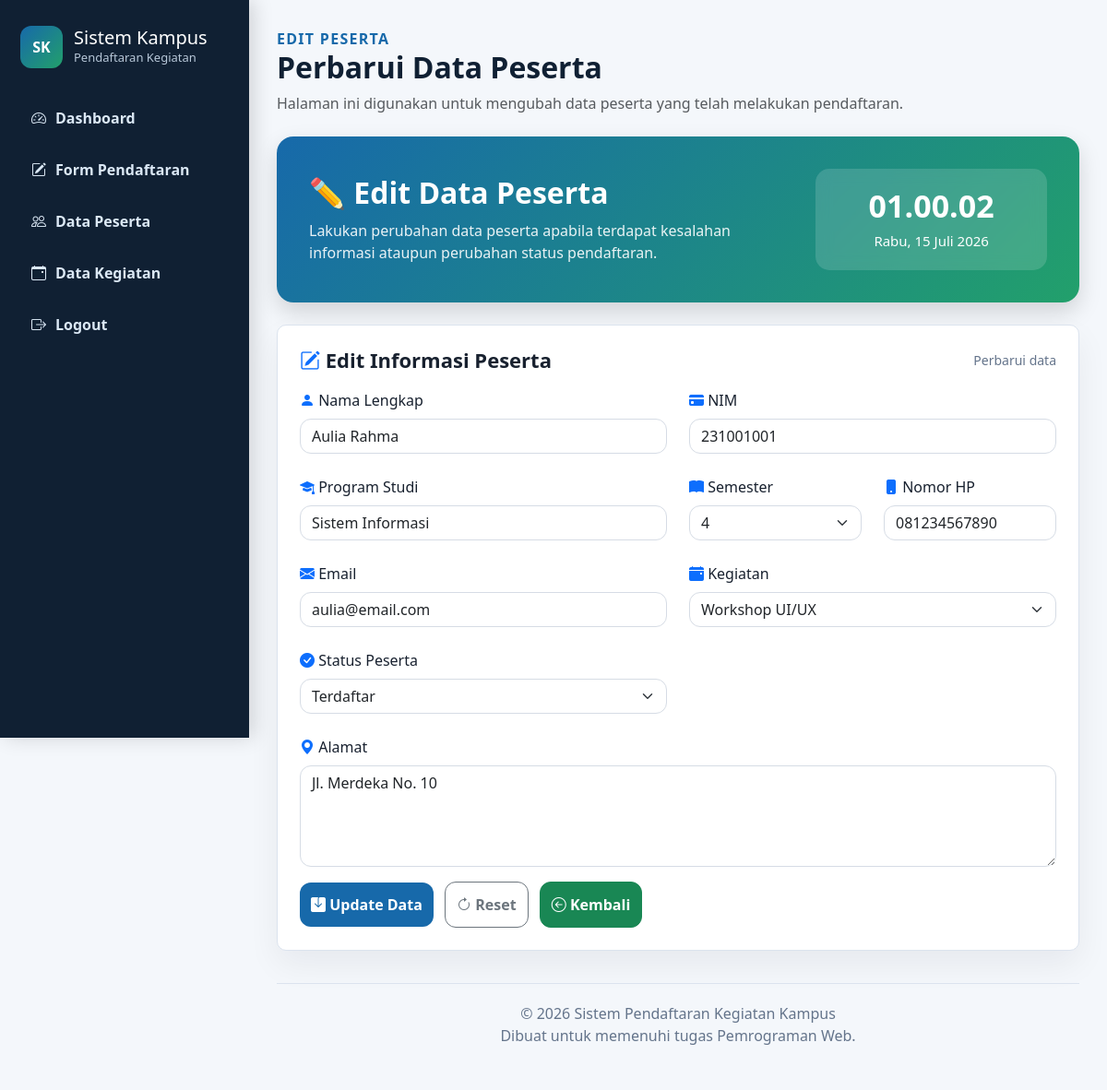
/edit_data.php?id=1 (signed in), run on the app's committed database.
### tables this page shows
CREATE TABLE `peserta` (
  `id_peserta` int(11) NOT NULL,
  `id_kegiatan` int(11) NOT NULL,
  `nim` varchar(20) NOT NULL,
  `nama_lengkap` varchar(100) NOT NULL,
  `program_studi` varchar(100) NOT NULL,
  `semester` tinyint(4) NOT NULL,
  `no_hp` varchar(20) DEFAULT NULL,
  `email` varchar(100) DEFAULT NULL,
  `alamat` text DEFAULT NULL,
  `status_pendaftaran` enum('terdaftar','hadir','batal') NOT NULL DEFAULT 'terdaftar',
  `tanggal_daftar` timestamp NOT NULL DEFAULT current_timestamp(),
  `catatan` text DEFAULT NULL
);

CREATE TABLE `kegiatan` (
  `id_kegiatan` int(11) NOT NULL,
  `kode_kegiatan` varchar(20) NOT NULL,
  `nama_kegiatan` varchar(150) NOT NULL,
  `kategori` enum('Seminar','Workshop','Lomba','Pelatihan','Lainnya') NOT NULL,
  `tanggal` date NOT NULL,
  `waktu_mulai` time NOT NULL,
  `waktu_selesai` time DEFAULT NULL,
  `lokasi` varchar(150) NOT NULL,
  `kuota` int(11) NOT NULL,
  `deskripsi` text DEFAULT NULL,
  `status` enum('dibuka','ditutup','selesai') NOT NULL DEFAULT 'dibuka',
  `created_by` int(11) DEFAULT NULL,
  `created_at` timestamp NOT NULL DEFAULT current_timestamp(),
  `updated_at` timestamp NOT NULL DEFAULT current_timestamp() ON UPDATE current_timestamp()
);

### edit_data.php (the view, shortened to what this page needs)
<?php
include "koneksi.php";
if (isset($_GET['id'])) {
    $id_peserta = $_GET['id'];
} else {
    $query_cek = mysqli_query($koneksi, "SELECT id_peserta FROM peserta LIMIT 1");
    $data_cek = mysqli_fetch_assoc($query_cek);
    $id_peserta = isset($data_cek['id_peserta']) ? $data_cek['id_peserta'] : 1;
}
$query = "SELECT * FROM peserta WHERE id_peserta = '$id_peserta'";
$result = mysqli_query($koneksi, $query);
$data = mysqli_fetch_assoc($result);
$data_kegiatan = mysqli_query($koneksi, "SELECT * FROM kegiatan ORDER BY nama_kegiatan ASC");
?>
<!DOCTYPE html>
<html lang="id">
<head>
    <link href="https://cdn.jsdelivr.net/npm/bootstrap@5.3.3/dist/css/bootstrap.min.css" rel="stylesheet">
    <link href="https://cdn.jsdelivr.net/npm/bootstrap-icons@1.11.3/font/bootstrap-icons.css" rel="stylesheet">
    <link rel="stylesheet" href="assets/css/style.css">
</head>
<body>
    <aside class="sidebar">
        <div class="brand">
            <div class="brand-logo">SK</div>
            <div>
                <h1>Sistem Kampus</h1>
                <p>Pendaftaran Kegiatan</p>
            </div>
        </div>
        <nav class="menu">
            <a href="dashboard.php"><i class="bi bi-speedometer2"></i> Dashboard</a>
            <a href="form_daftar.php"><i class="bi bi-pencil-square"></i> Form Pendaftaran</a>
            <a href="data_peserta.php"><i class="bi bi-people"></i> Data Peserta</a>
            <a href="kegiatan.php"><i class="bi bi-calendar-event"></i> Data Kegiatan</a>
            <a href="logout.php"><i class="bi bi-box-arrow-right"></i> Logout</a>
        </nav>
    </aside>
    <main class="content">
        <section class="topbar">
            <div>
                <p class="label">Edit Peserta</p>
                <h2>Perbarui Data Peserta</h2>
                <p class="text-muted">Halaman ini digunakan untuk mengubah data peserta yang telah melakukan pendaftaran.</p>
            </div>
        </section>
        <section class="hero-dashboard mb-4">
            <div class="row align-items-center">
                <div class="col-lg-8">
                    <h2>✏️ Edit Data Peserta</h2>
                    <p>Lakukan perubahan data peserta apabila terdapat kesalahan informasi ataupun perubahan status pendaftaran.</p>
                </div>
                <div class="col-lg-4 text-lg-end">
                    <div class="hero-time">
                        <h3 id="jam">00:00:00</h3>
                        <span id="tanggal">Kamis, 9 Juli 2026</span>
                    </div>
                </div>
            </div>
        </section>
        <section class="card-box mb-4">
            <div class="section-title">
                <h3><i class="bi bi-pencil-square text-primary"></i> Edit Informasi Peserta</h3>
                <span>Perbarui data</span>
            </div>
            <form id="formEdit" class="row g-4" method="POST" action="">
                <div class="col-md-6">
                    <label class="form-label"><i class="bi bi-person-fill text-primary"></i> Nama Lengkap</label>
                    <input type="text" name="nama_lengkap" class="form-control" value="<?php echo htmlspecialchars($data['nama_lengkap'] ?? ''); ?>" placeholder="Masukkan nama lengkap" required>
                </div>
                <div class="col-md-6">
                    <label class="form-label"><i class="bi bi-credit-card-fill text-primary"></i> NIM</label>
                    <input type="text" name="nim" class="form-control" value="<?php echo htmlspecialchars($data['nim'] ?? ''); ?>" placeholder="Masukkan NIM" required>
                </div>
                <div class="col-md-6">
                    <label class="form-label"><i class="bi bi-mortarboard-fill text-primary"></i> Program Studi</label>
                    <input type="text" name="program_studi" class="form-control" value="<?php echo htmlspecialchars($data['program_studi'] ?? ''); ?>" placeholder="Masukkan program studi">
                </div>
                <div class="col-md-3">
                    <label class="form-label"><i class="bi bi-book-fill text-primary"></i> Semester</label>
                    <select name="semester" class="form-select">
                        <?php
                        for ($i = 1; $i <= 8; $i++) {
                            $selected = (($data['semester'] ?? 1) == $i) ? 'selected' : '';
                            echo "<option value='$i' $selected>$i</option>";
                        }
                        ?>
                    </select>
                </div>
                <div class="col-md-3">
                    <label class="form-label"><i class="bi bi-phone-fill text-primary"></i> Nomor HP</label>
                    <input type="text" name="no_hp" class="form-control" value="<?php echo htmlspecialchars($data['no_hp'] ?? ''); ?>">
                </div>
                <div class="col-md-6">
                    <label class="form-label"><i class="bi bi-envelope-fill text-primary"></i> Email</label>
                    <input type="email" name="email" class="form-control" value="<?php echo htmlspecialchars($data['email'] ?? ''); ?>">
                </div>
                <div class="col-md-6">
                    <label class="form-label"><i class="bi bi-calendar-event-fill text-primary"></i> Kegiatan</label>
                    <select name="id_kegiatan" class="form-select">
                        <?php while($kegiatan = mysqli_fetch_assoc($data_kegiatan)){ ?>
                            <option value="<?= $kegiatan['id_kegiatan']; ?>" <?= (($data['id_kegiatan'] ?? '') == $kegiatan['id_kegiatan']) ? 'selected' : ''; ?>>
                                <?= htmlspecialchars($kegiatan['nama_kegiatan']); ?>
                            </option>
                        <?php } ?>
                    </select>
                </div>
                <div class="col-md-6">
                    <label class="form-label"><i class="bi bi-check-circle-fill text-primary"></i> Status Peserta</label>
                    <select name="status_pendaftaran" class="form-select">
                        <option value="terdaftar" <?php echo (($data['status_pendaftaran'] ?? '') == 'terdaftar') ? 'selected' : ''; ?>>Terdaftar</option>
                    </select>
                </div>
                <div class="col-12">
                    <label class="form-label"><i class="bi bi-geo-alt-fill text-primary"></i> Alamat</label>
                    <textarea name="alamat" class="form-control" rows="4"><?php echo htmlspecialchars($data['alamat'] ?? ''); ?></textarea>
                </div>
                <div class="col-12 mt-3">
                    <button type="submit" name="update" class="btn btn-primary me-2">
                        <i class="bi bi-save-fill"></i> Update Data
                    </button>
                    <button type="button" onclick="kosongkanForm()" class="btn btn-outline-secondary me-2">
                        <i class="bi bi-arrow-clockwise"></i> Reset
                    </button>
                    <a href="data_peserta.php" class="btn btn-success">
                        <i class="bi bi-arrow-left-circle"></i> Kembali
                    </a>
                </div>
            </form>
        </section>
        <footer class="footer">
            <p>© 2026 Sistem Pendaftaran Kegiatan Kampus <br> Dibuat untuk memenuhi tugas Pemrograman Web.</p>
        </footer>
    </main>
</body>
</html>

### assets/css/style.css (style rules this page uses)
:root { --primary: #1769aa; --dark: #102033; --green: #22a06b; --light: #f6f8fb; --line: #dbe3ee; --text: #18212f; }
body { margin: 0; min-height: 100vh; color: var(--text); background: var(--light); font-family: "Segoe UI", Arial, sans-serif; }
.sidebar { position: fixed; width: 270px; min-height: 100vh; padding: 28px 22px; background: var(--dark); color: #fff; }
.brand { display: flex; gap: 12px; align-items: center; margin-bottom: 30px; }
.brand-logo { width: 46px; height: 46px; display: grid; place-items: center; border-radius: 12px; background: linear-gradient(135deg, var(--primary), var(--green)); font-weight: 800; }
.brand h1 { margin: 0; font-size: 20px; }
.brand p { margin: 0; color: #b7c7d8; font-size: 13px; }
.menu { display: grid; gap: 8px; }
.menu a { display: flex; gap: 10px; align-items: center; padding: 12px; border-radius: 8px; color: #dbe8f5; text-decoration: none; font-weight: 600; }
.content { margin-left: 270px; padding: 30px; }
.topbar { display: flex; justify-content: space-between; gap: 20px; align-items: center; margin-bottom: 24px; }
.label { color: var(--primary); font-weight: 800; letter-spacing: .08em; text-transform: uppercase; }
.card-box, .stat-card { border: 1px solid var(--line); border-radius: 10px; background: #fff; box-shadow: 0 15px 35px rgba(15, 23, 42, .06); }
.card-box { padding: 24px; }
.section-title { display: flex; justify-content: space-between; gap: 12px; align-items: center; margin-bottom: 18px; }
.section-title h3 { margin: 0; font-size: 22px; font-weight: 800; }
.section-title span { color: #64748b; font-size: 14px; }
.form-control, .form-select, .btn { border-radius: 8px; }
body { background: #f4f7fb; }
.card-box, .stat-card { transition: all 0.3s ease; }
.sidebar { box-shadow: 5px 0 20px rgba(0,0,0,.15); }
.menu a { transition: all .3s ease; }
.btn-primary { background: linear-gradient(135deg,#1769aa,#22a06b); border: none; }
.topbar h2 { font-weight: 800; color: #102033; }
.topbar p { margin-bottom: 0; }
.card-box, .stat-card, .btn { animation: fadeUp .6s ease; }
.card-box { transition:.35s; }
.btn { transition:.3s; }
body { animation:fadePage .8s ease; }
.hero-dashboard { background:linear-gradient(135deg,#1769aa,#22a06b); color:white; padding:35px; border-radius:20px; margin-bottom:25px; box-shadow:0 15px 35px rgba(0,0,0,.12); }
.hero-dashboard h2 { font-weight:800; }
.hero-dashboard p { margin-top:10px; opacity:.95; }
.hero-time { background:rgba(255,255,255,.18); padding:20px; border-radius:15px; text-align:center; }
.hero-time h3 { font-size:34px; font-weight:800 }
.hero-time span { font-size:15px; }
.hero-dashboard { background: linear-gradient(135deg,#1769aa,#22a06b); color:#fff; border-radius:18px; padding:35px; margin-bottom:25px; box-shadow:0 12px 30px rgba(0,0,0,.15); }
.hero-dashboard h2 { font-weight:700; margin-bottom:10px; }
.hero-dashboard p { opacity:.95; margin-bottom:0; }
.hero-time { background:rgba(255,255,255,.15); backdrop-filter:blur(8px); border-radius:15px; padding:20px; text-align:center; }
.hero-time h3 { font-size:32px; font-weight:700; margin-bottom:5px; }
.form-control, .form-select { border-radius:12px; border:1px solid #d6dce5; transition:.3s; }
.btn { border-radius:12px; transition:.3s; }
.btn-primary { background:#1769aa; border:none; }
.footer { margin-top:35px; padding:20px; text-align:center; color:#64748b; border-top:1px solid #dbe3ee; }
.footer p { margin:0; }
.content { animation:fadeIn .6s ease; }
.hero-dashboard { background: linear-gradient(135deg,#1769aa,#22a06b); color:#fff; padding:35px; border-radius:18px; margin-bottom:30px; box-shadow:0 10px 25px rgba(0,0,0,.15); animation:fadeUp .8s; }
.hero-dashboard p { opacity:.9; }
.hero-dashboard h3 { font-size:34px; font-weight:bold; }
.hero-dashboard span { font-size:15px; }
.form-control { border-radius:0 10px 10px 0; }
.card-box { animation:fadeUp .8s; }
.form-control, .form-select { border-radius:12px; transition:.3s; }
.btn { border-radius:12px; padding:12px; font-weight:600; transition:.3s; }

### data on the page
peserta: nama_lengkap "Aulia Rahma", nim "231001001", program_studi "Sistem Informasi", no_hp "081234567890", email "aulia@email.com", id_kegiatan "Workshop UI/UX", status_pendaftaran "Terdaftar", alamat "Jl. Merdeka No. 10"

### other printed values
form field semester "4"
